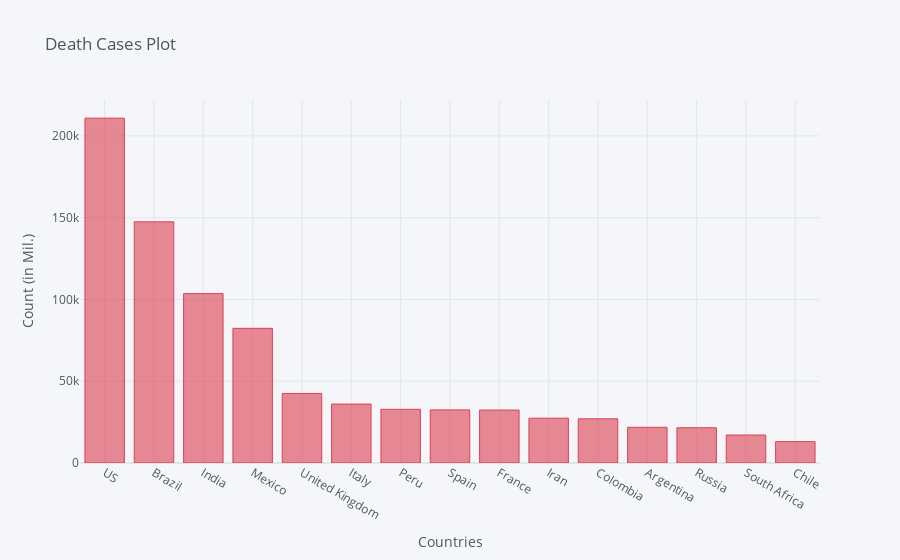

The notebook cell saved with this chart:
### Code cell
death_df2_plot.iplot(kind='bar', x='Country/Region', y='10/6/20',color='red',
                    title='Death Cases Plot',xTitle='Countries',yTitle='Count (in Mil.)')

### Figure 1 — Plotly figure (JSON) as saved in the notebook; plotly's stock layout.template omitted (floating-point values rounded to 4 significant figures)
{"data": [{"marker": {"color": "rgba(219, 64, 82, 0.6)", "line": {"color": "rgba(219, 64, 82, 1.0)", "width": 1}}, "name": "10/6/20", "orientation": "v", "text": "", "type": "bar", "x": ["US", "Brazil", "India", "Mexico", "United Kingdom", "Italy", "Peru", "Spain", "France", "Iran", "Colombia", "Argentina", "Russia", "South Africa", "Chile"], "y": [210886, 147494, 103569, 82348, 42535, 36030, 32834, 32486, 32383, 27419, 27017, 21827, 21559, 17103, 13070]}], "layout": {"legend": {"bgcolor": "#F5F6F9", "font": {"color": "#4D5663"}}, "paper_bgcolor": "#F5F6F9", "plot_bgcolor": "#F5F6F9", "title": {"font": {"color": "#4D5663"}, "text": "Death Cases Plot"}, "xaxis": {"gridcolor": "#E1E5ED", "showgrid": true, "tickfont": {"color": "#4D5663"}, "title": {"font": {"color": "#4D5663"}, "text": "Countries"}, "zerolinecolor": "#E1E5ED"}, "yaxis": {"gridcolor": "#E1E5ED", "showgrid": true, "tickfont": {"color": "#4D5663"}, "title": {"font": {"color": "#4D5663"}, "text": "Count (in Mil.)"}, "zerolinecolor": "#E1E5ED"}}}
